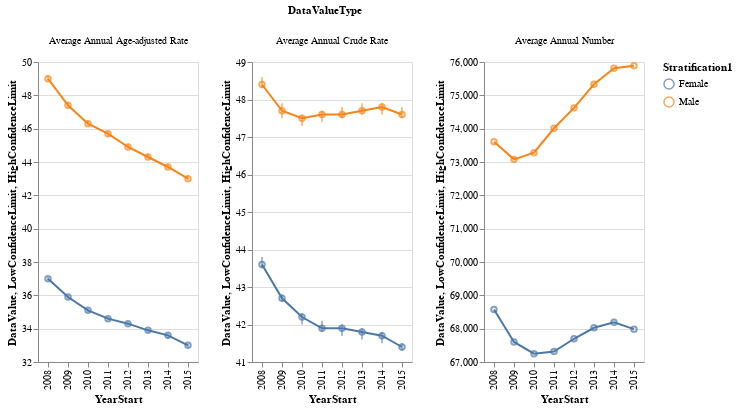

Here is the notebook cell this chart was saved with:
### Code cell
plot_longitudinal_change(variable = "Cancer of the colon and rectum (colorectal), incidence",
                         location = "United States",
                         stratification = "Gender")
